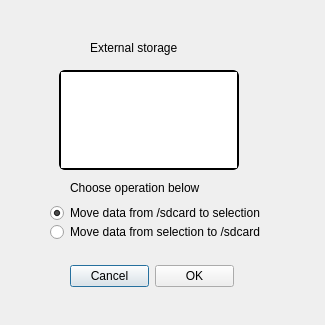
<?xml version="1.0" encoding="UTF-8"?>
<ui version="4.0">
 <class>dataDialog</class>
 <widget class="QDialog" name="dataDialog">
  <property name="geometry">
   <rect>
    <x>0</x>
    <y>0</y>
    <width>325</width>
    <height>325</height>
   </rect>
  </property>
  <property name="minimumSize">
   <size>
    <width>325</width>
    <height>325</height>
   </size>
  </property>
  <property name="maximumSize">
   <size>
    <width>325</width>
    <height>325</height>
   </size>
  </property>
  <property name="windowTitle">
   <string>Move Kodi Data</string>
  </property>
  <widget class="QWidget" name="layoutWidget">
   <property name="geometry">
    <rect>
     <x>70</x>
     <y>260</y>
     <width>164</width>
     <height>32</height>
    </rect>
   </property>
   <layout class="QHBoxLayout" name="horizontalLayout">
    <item>
     <widget class="QPushButton" name="cancelButton">
      <property name="text">
       <string>Cancel</string>
      </property>
     </widget>
    </item>
    <item>
     <widget class="QPushButton" name="okButton">
      <property name="text">
       <string>OK</string>
      </property>
     </widget>
    </item>
   </layout>
  </widget>
  <widget class="QListWidget" name="listDirectories1">
   <property name="geometry">
    <rect>
     <x>59</x>
     <y>70</y>
     <width>180</width>
     <height>100</height>
    </rect>
   </property>
   <property name="minimumSize">
    <size>
     <width>180</width>
     <height>100</height>
    </size>
   </property>
   <property name="maximumSize">
    <size>
     <width>180</width>
     <height>100</height>
    </size>
   </property>
   <property name="toolTip">
    <string>&lt;html&gt;&lt;head/&gt;&lt;body&gt;&lt;p&gt;Click to select an external partition &lt;/p&gt;&lt;/body&gt;&lt;/html&gt;</string>
   </property>
   <property name="styleSheet">
    <string notr="true">QListWidget {
    border: 2px solid #8f8f91;
    border-radius: 6px;
    border-color: black;
  
}</string>
   </property>
  </widget>
  <widget class="QLabel" name="label_4">
   <property name="geometry">
    <rect>
     <x>90</x>
     <y>40</y>
     <width>111</width>
     <height>16</height>
    </rect>
   </property>
   <property name="text">
    <string>External storage</string>
   </property>
  </widget>
  <widget class="QRadioButton" name="dataButton3">
   <property name="geometry">
    <rect>
     <x>20</x>
     <y>371</y>
     <width>331</width>
     <height>20</height>
    </rect>
   </property>
   <property name="text">
    <string>Move thumbnails from /sdcard to selection</string>
   </property>
  </widget>
  <widget class="QLabel" name="label_3">
   <property name="geometry">
    <rect>
     <x>70</x>
     <y>180</y>
     <width>161</width>
     <height>16</height>
    </rect>
   </property>
   <property name="text">
    <string>Choose operation below</string>
   </property>
  </widget>
  <widget class="QRadioButton" name="dataButton1">
   <property name="geometry">
    <rect>
     <x>50</x>
     <y>203</y>
     <width>331</width>
     <height>20</height>
    </rect>
   </property>
   <property name="text">
    <string>Move data from /sdcard to selection</string>
   </property>
   <property name="checked">
    <bool>true</bool>
   </property>
  </widget>
  <widget class="QRadioButton" name="dataButton4">
   <property name="geometry">
    <rect>
     <x>20</x>
     <y>390</y>
     <width>291</width>
     <height>20</height>
    </rect>
   </property>
   <property name="text">
    <string>Move thumbnails from selection to /sdcard</string>
   </property>
  </widget>
  <widget class="QRadioButton" name="dataButton2">
   <property name="geometry">
    <rect>
     <x>50</x>
     <y>222</y>
     <width>331</width>
     <height>20</height>
    </rect>
   </property>
   <property name="text">
    <string>Move data from selection to /sdcard</string>
   </property>
  </widget>
 </widget>
 <resources/>
 <connections>
  <connection>
   <sender>okButton</sender>
   <signal>clicked()</signal>
   <receiver>dataDialog</receiver>
   <slot>accept()</slot>
   <hints>
    <hint type="sourcelabel">
     <x>183</x>
     <y>165</y>
    </hint>
    <hint type="destinationlabel">
     <x>145</x>
     <y>105</y>
    </hint>
   </hints>
  </connection>
  <connection>
   <sender>cancelButton</sender>
   <signal>clicked()</signal>
   <receiver>dataDialog</receiver>
   <slot>reject()</slot>
   <hints>
    <hint type="sourcelabel">
     <x>100</x>
     <y>165</y>
    </hint>
    <hint type="destinationlabel">
     <x>145</x>
     <y>105</y>
    </hint>
   </hints>
  </connection>
 </connections>
</ui>
